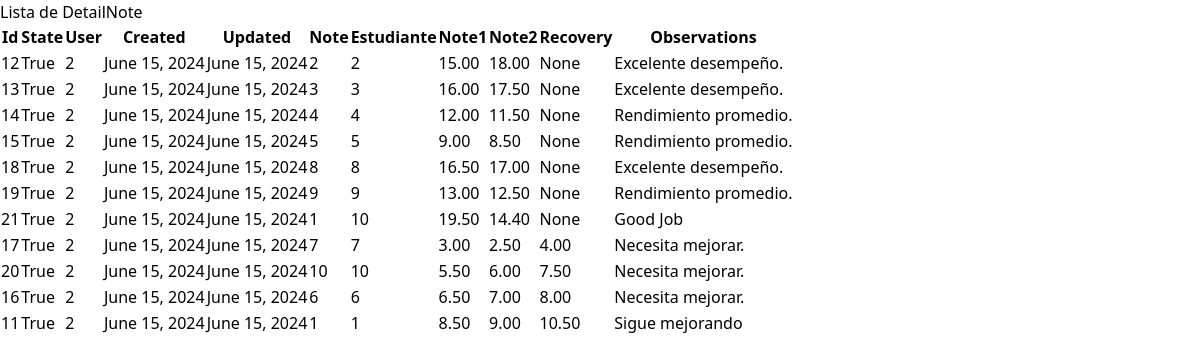
Before: /lista/DetailNote/ with the older database file.
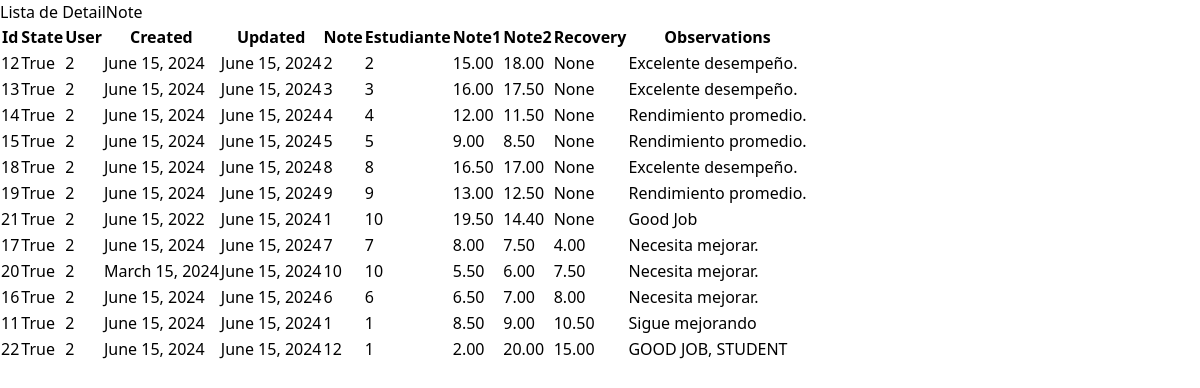
After: the same page with the newer database file.
### core/models.py (models this page shows, shortened)
class GeneralDelete(models.Model):
    state = models.BooleanField(default=True)
    user = models.ForeignKey(User, on_delete=models.CASCADE)
    created = models.DateField(auto_now_add=True)
    updated = models.DateField(auto_now=True)
    objects = models.Manager()
    active_objects = ActiveManager()
    def get_fields(self):
        return [(field.name, field.value_from_object(self)) for field in self._meta.fields]
    class Meta:
        abstract = True

class DetailNote(GeneralDelete):
    note = models.ForeignKey(Note, on_delete=models.CASCADE, related_name="Notas", null=True)
    estudiante = models.ForeignKey(Student, on_delete=models.CASCADE, related_name="student_detail", null=True)
    note1 = models.DecimalField(max_digits=5, decimal_places=2)
    note2 = models.DecimalField(max_digits=5, decimal_places=2)
    recovery = models.DecimalField(max_digits=5, decimal_places=2, null=True)
    observations = models.TextField()
    class Meta:
        ordering = ['recovery']
        verbose_name = 'DetailNote'
        verbose_name_plural = 'DetailNotes'

### core/views.py (the view)
# urls.py: path('lista/<str:modelo>/', ListaObjetosView.as_view(), name='lista_objetos'),
class ListaObjetosView(ListView):
    template_name = 'lista_objetos.html'  # Ruta por defecto al template HTML
    context_object_name = 'objetos'  # Nombre del contexto en el template
    def get_queryset(self):
        modelo_nombre = self.kwargs['modelo']
        try:
            Modelo = apps.get_model('core', modelo_nombre)
        except LookupError:
            raise Http404(f"Modelo '{modelo_nombre}' no encontrado.")
        return Modelo.objects.all()
    def get_context_data(self, **kwargs):
        context = super().get_context_data(**kwargs)
        context['modelo'] = self.kwargs['modelo']
        return context

### template/lista_objetos.html (shortened to what this page needs)
<!DOCTYPE html>
<html lang="es">
<head>
    {% load static %}
    <link href="{% static 'css/styles.css' %}" rel="stylesheet">
</head>
<body class="bg-gray-100">
    <div class="container mx-auto px-4 py-8">
        <h1 class="text-2xl font-bold mb-4">Lista de {{ modelo }}</h1>
        <div class="overflow-x-auto">
            <table class="table-auto min-w-full bg-white border border-gray-200 shadow-lg rounded-lg">
                <thead class="bg-gray-200">
                    <tr>
                        {% for name, _ in objetos.0.get_fields %}
                        <th class="px-6 py-3 border-b-2 border-gray-300 text-left text-xs leading-4 font-medium text-gray-700 uppercase tracking-wider">{{ name|capfirst }}</th>
                        {% endfor %}
                    </tr>
                </thead>
                <tbody class="divide-y divide-gray-200">
                    {% for objeto in objetos %}
                    <tr class="hover:bg-gray-50">
                        {% for name, value in objeto.get_fields %}
                        <td class="px-6 py-4 whitespace-no-wrap">{{ value }}</td>
                        {% endfor %}
                    </tr>
                    {% empty %}
                    <tr>
                        <td colspan="{{ objetos.0.get_fields|length }}" class="px-6 py-4 text-center text-sm leading-5 text-gray-500">No hay {{ modelo }} disponibles.</td>
                    </tr>
                    {% endfor %}
                </tbody>
            </table>
        </div>
    </div>
</body>
</html>

Changed rows visible on the page:
added DetailNote: get_fields "22" "True" "2" "June 15, 2024" "June 15, 2024" "12" "1" "2.00" "20.00" "15.00" "GOOD JOB, STUDENT"
Other visible differences:
new list line: "June 15, 2022"
new list line: "8.00"
new list line: "7.50"
new list line: "March 15, 2024"
list line gone: "June 15, 2024"
list line gone: "3.00"
list line gone: "2.50"
